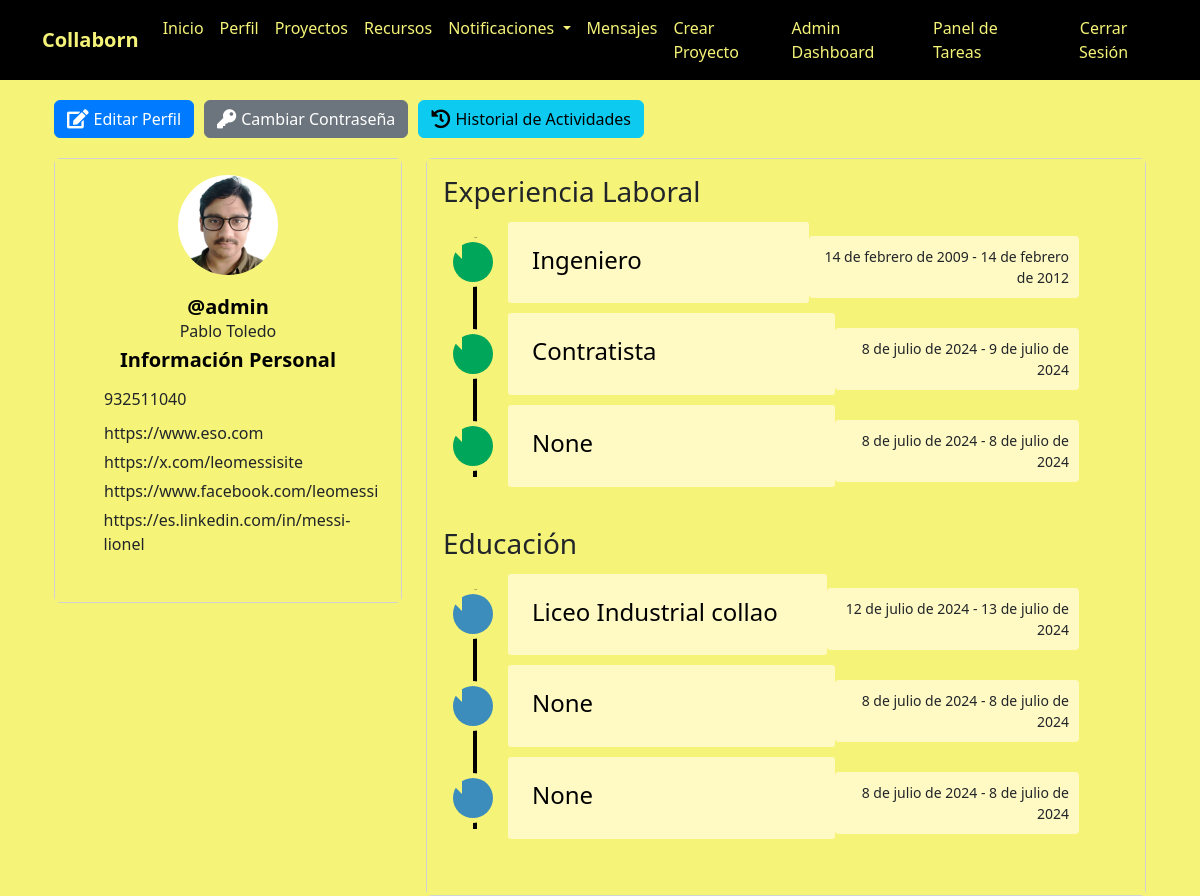
/perfil/ (signed in), run on an earlier commit of the app's database.
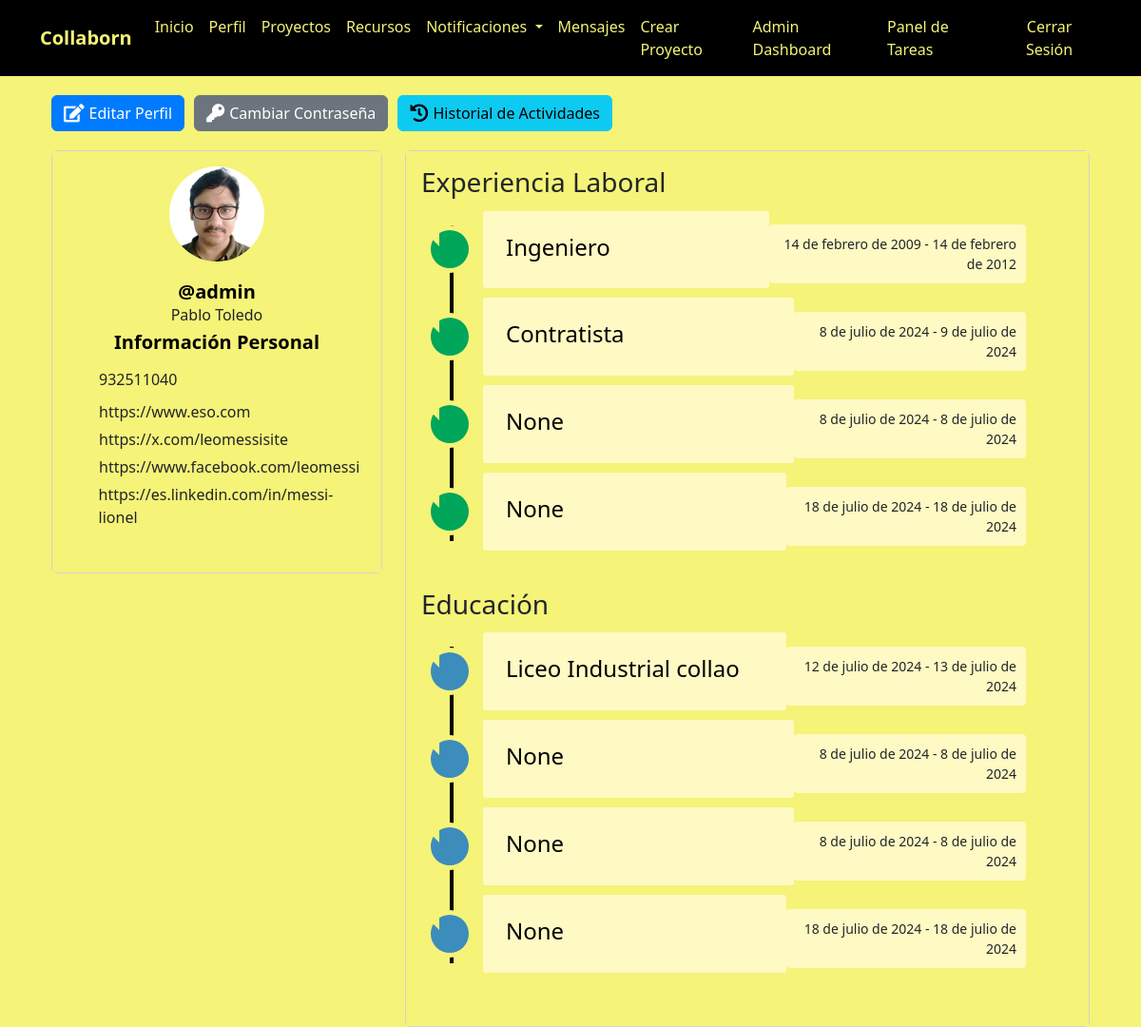
And on a later commit of the database.
### myapp/models.py (models this page shows, shortened)
class ExperienciaLaboral(models.Model):
    perfil = models.ForeignKey(Perfil, related_name='experiencias', on_delete=models.CASCADE)
    titulo = models.CharField(max_length=100, blank=True, null=True)
    descripcion = models.TextField(blank=True, null=True)
    fecha_inicio = models.DateField(default=timezone.now)
    fecha_fin = models.DateField(default=timezone.now)

class Educacion(models.Model):
    perfil = models.ForeignKey(Perfil, related_name='educaciones', on_delete=models.CASCADE)
    titulo = models.CharField(max_length=100, blank=True, null=True)
    institucion = models.CharField(max_length=100, blank=True, null=True)
    fecha_inicio = models.DateField(default=timezone.now)
    fecha_fin = models.DateField(default=timezone.now)

### myapp/views.py (the view)
# urls.py: path('perfil/', views.ver_perfil, name='ver_perfil'),
@login_required
def ver_perfil(request):
    perfil = request.user.perfil
    experiencias = perfil.experiencias.all()
    educaciones = perfil.educaciones.all()
    return render(request, 'myapp/ver_perfil.html', {
        'perfil': perfil,
        'experiencias': experiencias,
        'educaciones': educaciones,
    })

### myapp/templates/myapp/ver_perfil.html (shortened to what the changed rows need)
{% extends 'myapp/base.html' %}
{% load static %}
{% block extra_css %}
<link rel="stylesheet" href="{% static 'css/ver_perfil.css' %}">
<link href="https://cdnjs.cloudflare.com/ajax/libs/font-awesome/5.11.2/css/all.min.css" rel="stylesheet">
<link href="https://cdn.jsdelivr.net/npm/@icon/entypo@1.0.3/entypo.css" rel="stylesheet">
{% endblock %}
{% block content %}
<div class="container bootstrap snippet">
    <div class="row">
        <div class="col-md-8">
            <div class="right-profile-card card">
                <div class="card-body">
                    <div class="timeline-centered">
                        {% for experiencia in experiencias %}
                            <article class="timeline-entry">
                                <div class="timeline-entry-inner">
                                    <div class="timeline-icon bg-success">
                                    </div>
                                    <div class="timeline-label">
                                        <h2>{{ experiencia.titulo }}</h2>
                                    </div>
                                    <time class="timeline-time" datetime="{{ experiencia.fecha_inicio }}">{{ experiencia.fecha_inicio }} - {{ experiencia.fecha_fin }}</time>
                                </div>
                            </article>
                        {% endfor %}
                    </div>
                    <div class="timeline-centered">
                        {% for educacion in educaciones %}
                            <article class="timeline-entry">
                                <div class="timeline-entry-inner">
                                    <div class="timeline-icon bg-info">
                                    </div>
                                    <div class="timeline-label">
                                        <h2>{{ educacion.institucion }}</h2>
                                    </div>
                                    <time class="timeline-time" datetime="{{ educacion.fecha_inicio }}">{{ educacion.fecha_inicio }} - {{ educacion.fecha_fin }}</time>
                                </div>
                            </article>
                        {% endfor %}
                    </div>
                </div>
            </div>
        </div>
    </div>
</div>
{% endblock %}

What changed in the data, as far as the page shows it:
added ExperienciaLaboral: titulo "None", fecha_inicio "18 de julio de 2024", fecha_fin "18 de julio de 2024"
added Educacion: institucion "None", fecha_inicio "18 de julio de 2024", fecha_fin "18 de julio de 2024"
